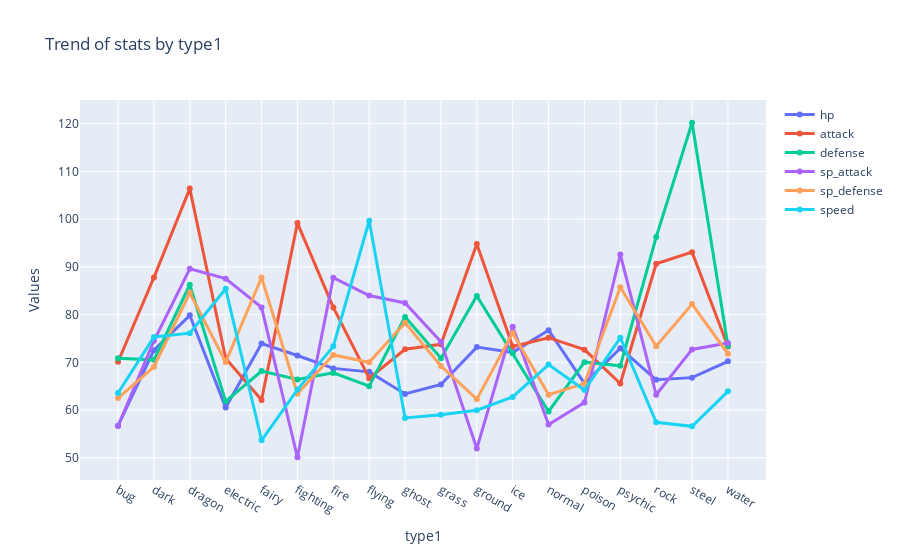

The notebook cell saved with this chart:
### Code cell
# Visualizing the trend of stats by type and generation.
def stats_by(classifier):
    data = []
    stats_names = ['hp', 'attack', 'defense', 'sp_attack', 'sp_defense', 'speed']
    stats = pokemon.groupby(classifier)[stats_names].mean().reset_index()
    for stat in stats_names:
        stat_line = go.Scatter(
            x=stats[classifier],
            y=stats[stat],
            name=stat,
            line=dict(
                width=3,
            ),
        )

        data.append(stat_line)

    layout = go.Layout(
        title='Trend of stats by {}'.format(classifier),
        xaxis=dict(title=classifier),
        yaxis=dict(title='Values')
    )

    trend = go.Figure(data=data, layout=layout)
    iplot(trend, filename='trend')


stats_by('type1')

### Figure 1 — Plotly figure (JSON) as saved in the notebook; plotly's stock layout.template omitted (floating-point values rounded to 4 significant figures)
{"data": [{"line": {"width": 3}, "name": "hp", "type": "scatter", "x": ["bug", "dark", "dragon", "electric", "fairy", "fighting", "fire", "flying", "ghost", "grass", "ground", "ice", "normal", "poison", "psychic", "rock", "steel", "water"], "y": [56.72, 72.55, 79.85, 60.51, 73.94, 71.43, 68.73, 68, 63.37, 65.36, 73.19, 72.09, 76.72, 65.59, 72.94, 66.33, 66.79, 70.22]}, {"line": {"width": 3}, "name": "attack", "type": "scatter", "x": ["bug", "dark", "dragon", "electric", "fairy", "fighting", "fire", "flying", "ghost", "grass", "ground", "ice", "normal", "poison", "psychic", "rock", "steel", "water"], "y": [70.12, 87.79, 106.4, 70.82, 62.11, 99.18, 81.5, 66.67, 72.74, 73.77, 94.81, 73.3, 75.16, 72.66, 65.57, 90.67, 93.08, 73.31]}, {"line": {"width": 3}, "name": "defense", "type": "scatter", "x": ["bug", "dark", "dragon", "electric", "fairy", "fighting", "fire", "flying", "ghost", "grass", "ground", "ice", "normal", "poison", "psychic", "rock", "steel", "water"], "y": [70.85, 70.52, 86.26, 61.82, 68.17, 66.39, 67.79, 65, 79.52, 70.87, 83.91, 71.91, 59.7, 70.03, 69.26, 96.27, 120.2, 73.48]}, {"line": {"width": 3}, "name": "sp_attack", "type": "scatter", "x": ["bug", "dark", "dragon", "electric", "fairy", "fighting", "fire", "flying", "ghost", "grass", "ground", "ice", "normal", "poison", "psychic", "rock", "steel", "water"], "y": [56.65, 74.52, 89.59, 87.54, 81.5, 50.11, 87.73, 84, 82.44, 74.32, 51.94, 77.43, 56.98, 61.56, 92.6, 63.2, 72.71, 74.06]}, {"line": {"width": 3}, "name": "sp_defense", "type": "scatter", "x": ["bug", "dark", "dragon", "electric", "fairy", "fighting", "fire", "flying", "ghost", "grass", "ground", "ice", "normal", "poison", "psychic", "rock", "steel", "water"], "y": [62.51, 69.07, 84.56, 70.05, 87.78, 63.43, 71.54, 70, 78.3, 69.23, 62.28, 76.13, 63.2, 65.53, 85.74, 73.38, 82.21, 71.8]}, {"line": {"width": 3}, "name": "speed", "type": "scatter", "x": ["bug", "dark", "dragon", "electric", "fairy", "fighting", "fire", "flying", "ghost", "grass", "ground", "ice", "normal", "poison", "psychic", "rock", "steel", "water"], "y": [63.57, 75.31, 76.11, 85.41, 53.67, 64.29, 73.35, 99.67, 58.33, 59.03, 59.97, 62.74, 69.53, 64.19, 75.15, 57.42, 56.58, 63.92]}], "layout": {"title": {"text": "Trend of stats by type1"}, "xaxis": {"title": {"text": "type1"}}, "yaxis": {"title": {"text": "Values"}}}}
